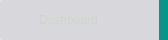
<?xml version="1.0" encoding="UTF-8"?>
<ui version="4.0">
 <class>Form</class>
 <widget class="QWidget" name="Form">
  <property name="geometry">
   <rect>
    <x>0</x>
    <y>0</y>
    <width>168</width>
    <height>40</height>
   </rect>
  </property>
  <property name="windowTitle">
   <string>Form</string>
  </property>
  <property name="styleSheet">
   <string notr="true">QWidget {
	border-image:none;
	background-color: rgba(122, 118, 137, 0.16);
	border-top-left-radius: 2px;
	border-bottom-left-radius: 2px
}

QWidget:hover {
	background-color: rgba(122, 118, 137, 0.35);
}</string>
  </property>
  <widget class="QLabel" name="selector_1">
   <property name="geometry">
    <rect>
     <x>159</x>
     <y>0</y>
     <width>9</width>
     <height>40</height>
    </rect>
   </property>
   <property name="styleSheet">
    <string notr="true">background-color: rgb(4, 150, 139);
border-radius: none;</string>
   </property>
   <property name="text">
    <string/>
   </property>
  </widget>
  <widget class="QLabel" name="main_label">
   <property name="geometry">
    <rect>
     <x>39</x>
     <y>10</y>
     <width>114</width>
     <height>20</height>
    </rect>
   </property>
   <property name="font">
    <font>
     <family>Arial</family>
     <pointsize>9</pointsize>
    </font>
   </property>
   <property name="styleSheet">
    <string notr="true">color: #D1D4D1;
background-color: none;</string>
   </property>
   <property name="text">
    <string>Dashboard</string>
   </property>
  </widget>
  <widget class="QLabel" name="label_3">
   <property name="geometry">
    <rect>
     <x>6</x>
     <y>8</y>
     <width>24</width>
     <height>24</height>
    </rect>
   </property>
   <property name="styleSheet">
    <string notr="true">border-image: url(:/images/menu_item_dashboard.png);
background-color: none;</string>
   </property>
   <property name="text">
    <string>&lt;html&gt;&lt;head/&gt;&lt;body&gt;&lt;p&gt;&lt;br/&gt;&lt;/p&gt;&lt;/body&gt;&lt;/html&gt;</string>
   </property>
  </widget>
  <widget class="QPushButton" name="menu_item_1_button">
   <property name="geometry">
    <rect>
     <x>0</x>
     <y>0</y>
     <width>168</width>
     <height>40</height>
    </rect>
   </property>
   <property name="styleSheet">
    <string notr="true">border-image: none;
background-color: none;</string>
   </property>
   <property name="text">
    <string/>
   </property>
  </widget>
 </widget>
 <resources/>
 <connections/>
</ui>
